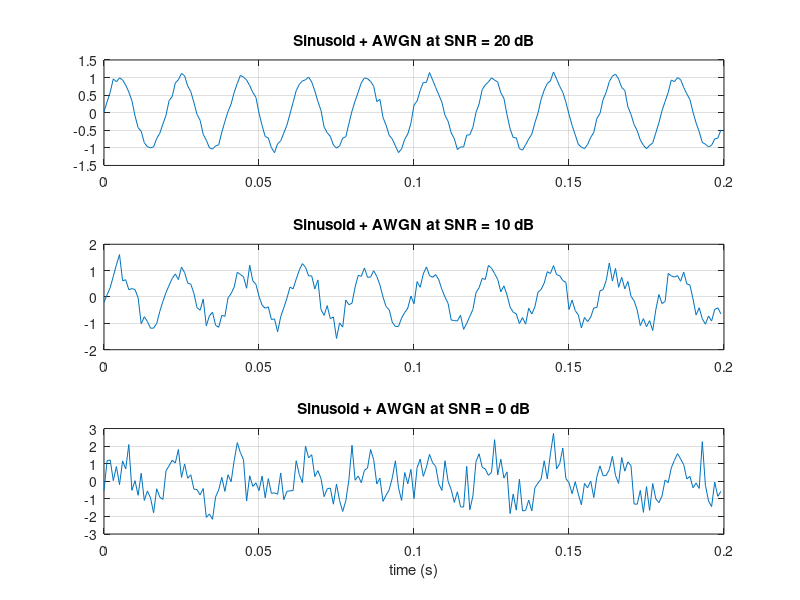

MATLAB code for this plot: (Note: this script raises an error after producing the figure.)
% awgn_channel.m
% Show that awgn() actually delivers the requested SNR by passing
% a sinusoid through and measuring SNR on the output.



clear
close all

fs = 1e3; t = (0:1/fs:1-1/fs)';
x  = sin(2*pi*50*t);
Px = mean(x.^2);

SNRs_req = [30, 20, 10, 0, -5];
for k = 1:numel(SNRs_req)
    y  = awgn(x, SNRs_req(k), 'measured');
    Pn = mean((y - x).^2);
    SNR_meas = 10*log10(Px / Pn);
    fprintf('  Requested SNR = %5.1f dB,  measured = %5.2f dB\n', ...
            SNRs_req(k), SNR_meas);
end

% Visualise the time-domain effect at three SNRs.
figure;
for k = 1:3
    snr = [20 10 0];
    y = awgn(x, snr(k), 'measured');
    subplot(3, 1, k);
    plot(t(1:200), y(1:200));
    title(sprintf('Sinusoid + AWGN at SNR = %d dB', snr(k)));
    grid on;
end
xlabel('time (s)');
sgtitle('AWGN channel — output at three SNR levels');
